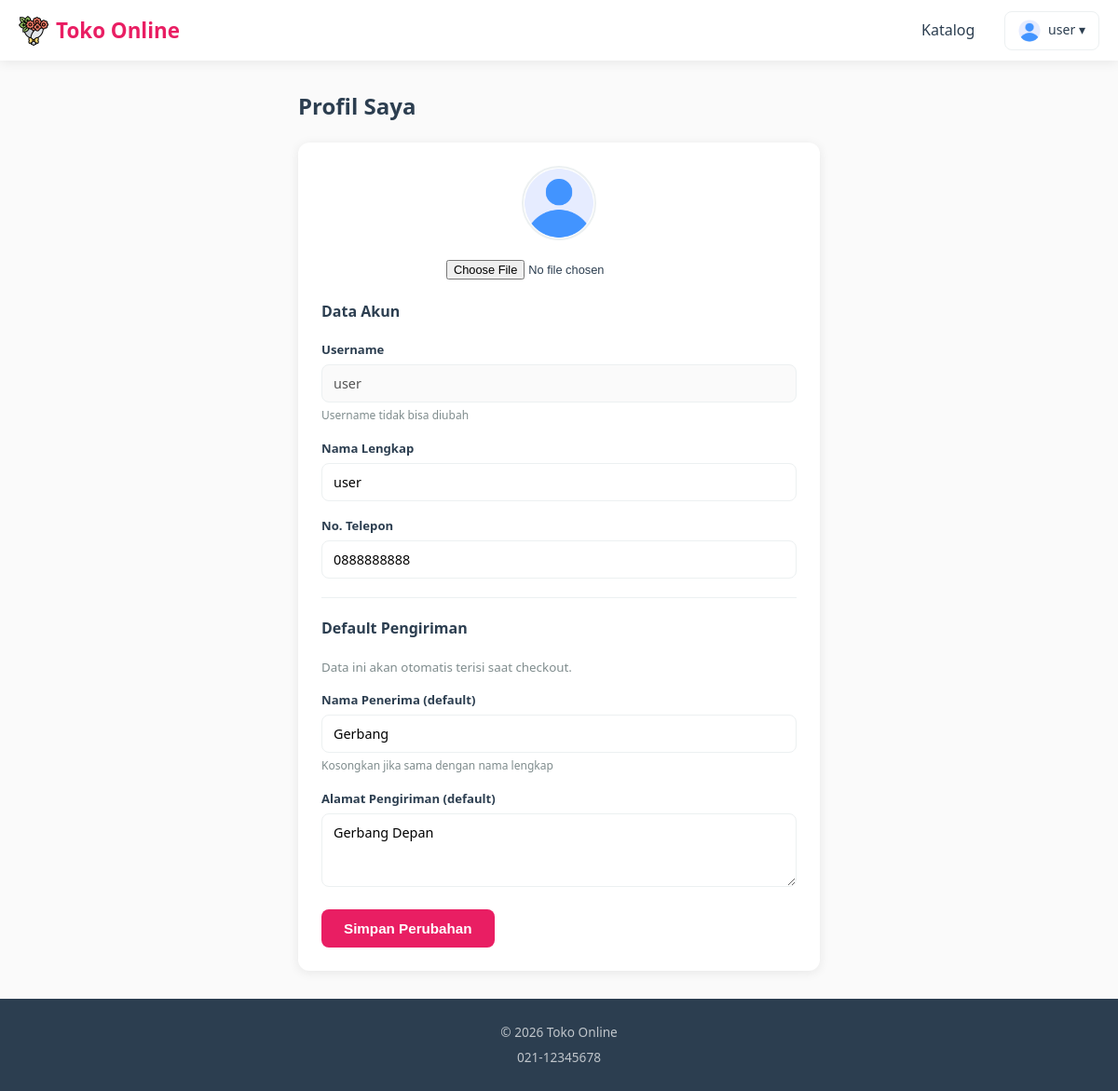
/shop/?page=profil (signed in), run on the app's committed database.
### tables this page shows
CREATE TABLE `users` (
  `id` int(11) NOT NULL AUTO_INCREMENT,
  `username` varchar(50) NOT NULL,
  `password` varchar(255) NOT NULL,
  `nama_lengkap` varchar(100) NOT NULL,
  `foto_profil` varchar(255) DEFAULT NULL,
  `role` enum('admin','kasir') NOT NULL DEFAULT 'kasir',
  `no_telp` varchar(20) DEFAULT NULL,
  `alamat` text DEFAULT NULL,
  `nama_penerima_default` varchar(100) DEFAULT NULL,
  `is_active` tinyint(1) NOT NULL DEFAULT 1,
  `created_at` timestamp NULL DEFAULT current_timestamp(),
  `updated_at` timestamp NULL DEFAULT current_timestamp() ON UPDATE current_timestamp(),
  PRIMARY KEY (`id`),
  UNIQUE KEY `username` (`username`)
);

### html/shop/pages/profil.php (the view, shortened to what this page needs)
<?php
$user = $_SESSION['user'];
$stmt = $db->prepare("SELECT * FROM users WHERE id = :id");
$stmt->execute([':id' => $user['id']]);
$userData = $stmt->fetch();
?>
<div class="profil-page">
    <h1>Profil Saya</h1>
    <div class="profil-card">
        <div style="text-align:center;margin-bottom:20px;">
            <img src="<?php echo $userData['foto_profil'] ? '/assets/users/' . $userData['foto_profil'] : '/assets/default-avatar.png'; ?>" alt="Avatar" style="width:80px;height:80px;border-radius:50%;object-fit:cover;border:2px solid var(--gray-light);">
            <form method="POST" enctype="multipart/form-data" style="margin-top:10px;">
                <input type="file" name="foto_profil" accept="image/jpeg,image/png,image/webp" onchange="this.form.submit()" style="font-size:0.8rem;">
            </form>
        </div>
        <h3>Data Akun</h3>
        <form method="POST">
            <div class="form-group">
                <label>Username</label>
                <input type="text" value="<?php echo htmlspecialchars($userData['username']); ?>" disabled>
                <small>Username tidak bisa diubah</small>
            </div>
            <div class="form-group">
                <label>Nama Lengkap</label>
                <input type="text" name="nama_lengkap" value="<?php echo htmlspecialchars($userData['nama_lengkap']); ?>" required>
            </div>
            <div class="form-group">
                <label>No. Telepon</label>
                <input type="tel" name="no_telp" value="<?php echo htmlspecialchars($userData['no_telp'] ?? ''); ?>" placeholder="08xxxxxxxxxx">
            </div>
            <hr class="section-divider">
            <h3>Default Pengiriman</h3>
            <small style="display:block;margin-bottom:14px;color:var(--gray);">Data ini akan otomatis terisi saat checkout.</small>
            <div class="form-group">
                <label>Nama Penerima (default)</label>
                <input type="text" name="nama_penerima_default" value="<?php echo htmlspecialchars($userData['nama_penerima_default'] ?? ''); ?>" placeholder="Nama penerima paket">
                <small>Kosongkan jika sama dengan nama lengkap</small>
            </div>
            <div class="form-group">
                <label>Alamat Pengiriman (default)</label>
                <textarea name="alamat" rows="3" placeholder="Alamat lengkap untuk pengiriman"><?php echo htmlspecialchars($userData['alamat'] ?? ''); ?></textarea>
            </div>
            <button type="submit" class="btn-save">Simpan Perubahan</button>
        </form>
    </div>
</div>

### html/shop/css/style.css (style rules this page uses)
* { margin: 0; padding: 0; box-sizing: border-box; }
:root { --primary: #e91e63; --primary-dark: #c2185b; --primary-light: #fce4ec; --secondary: #4caf50; --dark: #2c3e50; --gray: #7f8c8d; --gray-light: #ecf0f1; --white: #ffffff; --radius: 12px; --shadow: 0 2px 12px rgba(0, 0, 0, 0.08); }
body { font-family: 'Segoe UI', Tahoma, Geneva, Verdana, sans-serif; background: #fafafa; color: var(--dark); line-height: 1.6; }
.checkout-page h1, .tracking-page h1, .profil-page h1 { font-size: 1.5rem; font-weight: 700; margin-bottom: 20px; }

### html/shop/pages/profil.php (style rules this page uses)
.profil-page { padding: 30px 20px; max-width: 600px; margin: 0 auto; }
.profil-page h1 { font-size: 1.5rem; font-weight: 700; margin-bottom: 20px; }
.profil-card { background: var(--white); border-radius: var(--radius); padding: 25px; box-shadow: var(--shadow); }
.profil-card h3 { font-size: 1rem; margin-bottom: 18px; color: var(--dark); }
.form-group { margin-bottom: 16px; }
.form-group label { display: block; font-size: 0.82rem; font-weight: 600; margin-bottom: 5px; }
.form-group input, .form-group textarea { width: 100%; padding: 10px 12px; border: 1.5px solid var(--gray-light); border-radius: 8px; font-size: 0.9rem; outline: none; transition: border-color 0.2s; font-family: inherit; }
.form-group small { display: block; margin-top: 4px; font-size: 0.75rem; color: var(--gray); }
.btn-save { padding: 12px 24px; background: var(--primary); color: white; border: none; border-radius: 8px; font-size: 0.95rem; font-weight: 700; cursor: pointer; }
.section-divider { border: none; border-top: 1px solid var(--gray-light); margin: 20px 0; }

### data on the page
users: username "user", nama_lengkap "user", no_telp "0888888888", nama_penerima_default "Gerbang", alamat "Gerbang Depan"

### other printed values
$_namaToko "Toko Online"
$_SESSION['user']['username'] "user"
$_settings['no_telp_toko'] "021-12345678"
